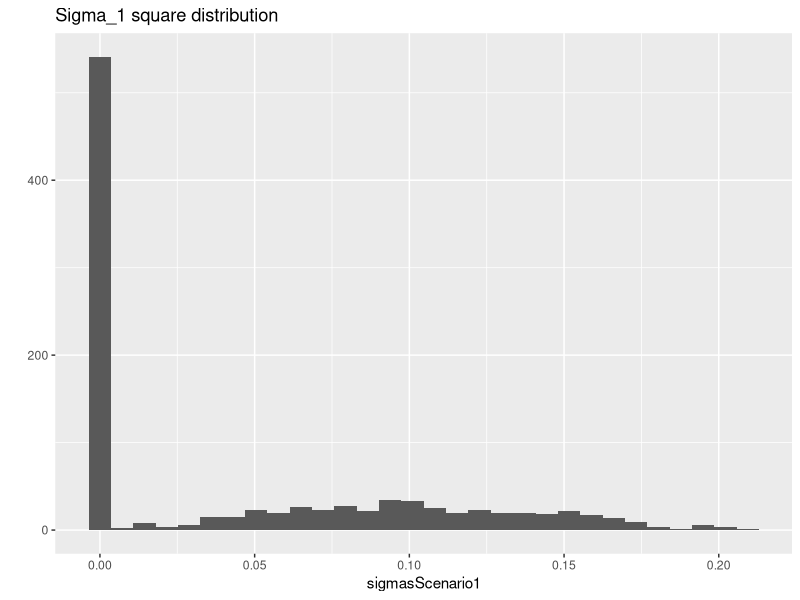
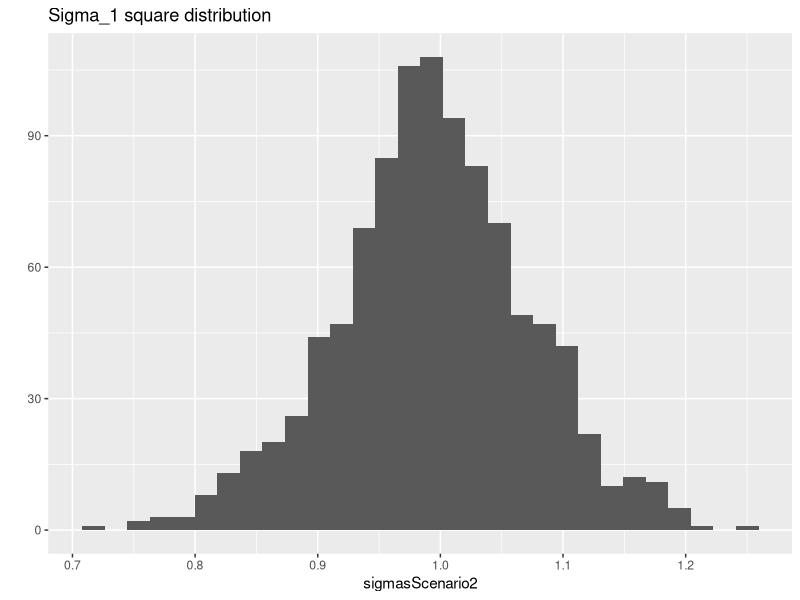

R code for these plots, in order:
## ---- chunk 1
library(lme4)
library(ggplot2)
set.seed(35)

N <- 1000
M <- 1000
noOfGroups <- 100
standardDeviation1 <- 0

Z <- factor(sample(1:noOfGroups, replace = TRUE, size = N))

sigmasScenario1 <- replicate(M,{
      epsilon <- rnorm(N)
      u <- rnorm(noOfGroups, sd = standardDeviation1)
      y <- epsilon + model.matrix( ~ Z -1) %*% u
      model <- lmer(y ~ (1|Z))
      sqrt(VarCorr(model)[[1]][[1]])
})

qplot(sigmasScenario1, geom = "histogram") + ggtitle("Sigma_1 square distribution ")
summary(sigmasScenario1)
## ---- chunk 2
N <- 1000
M <- 1000
noOfGroups <- 100
standardDeviation2 <- 1

Z <- factor(sample(1:noOfGroups, replace = TRUE, size = N))

sigmasScenario2 <- replicate(M,{
      epsilon <- rnorm(N)
      u <- rnorm(noOfGroups, sd = standardDeviation2)
      y <- epsilon + model.matrix( ~ Z -1) %*% u
      model <- lmer(y ~ (1|Z))
      sqrt(VarCorr(model)[[1]][[1]]) 
})

qplot(sigmasScenario2, geom = "histogram") + ggtitle("Sigma_1 square distribution ")
summary(sigmasScenario2)
